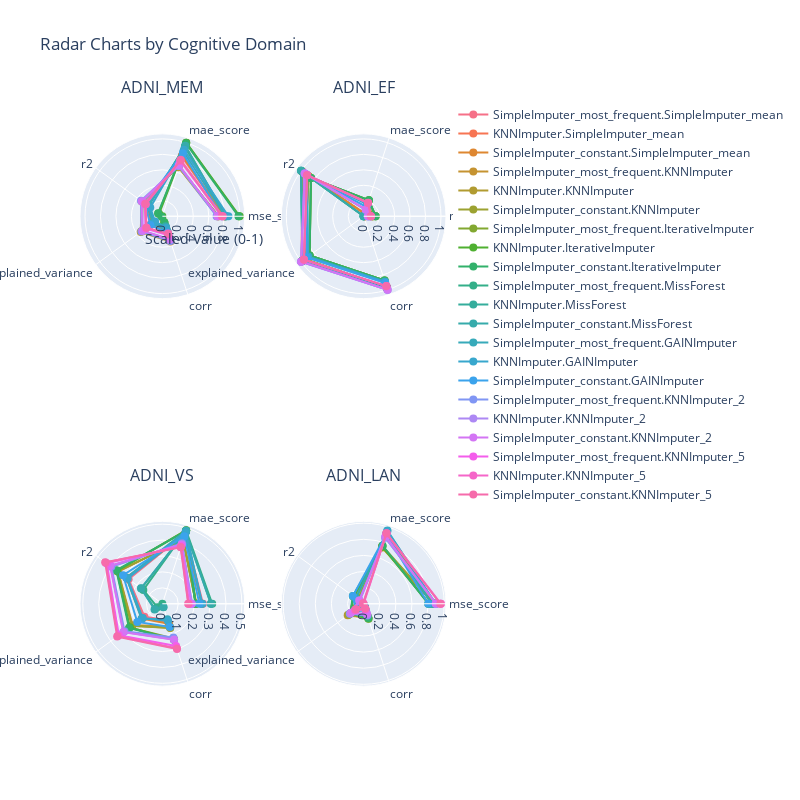

Write notebook code for a chart like this one.
### Code cell
plot_radar_plots_results(df_results_preprocess_radar[df_results_preprocess_radar['result_domain'] == "results_org"])
